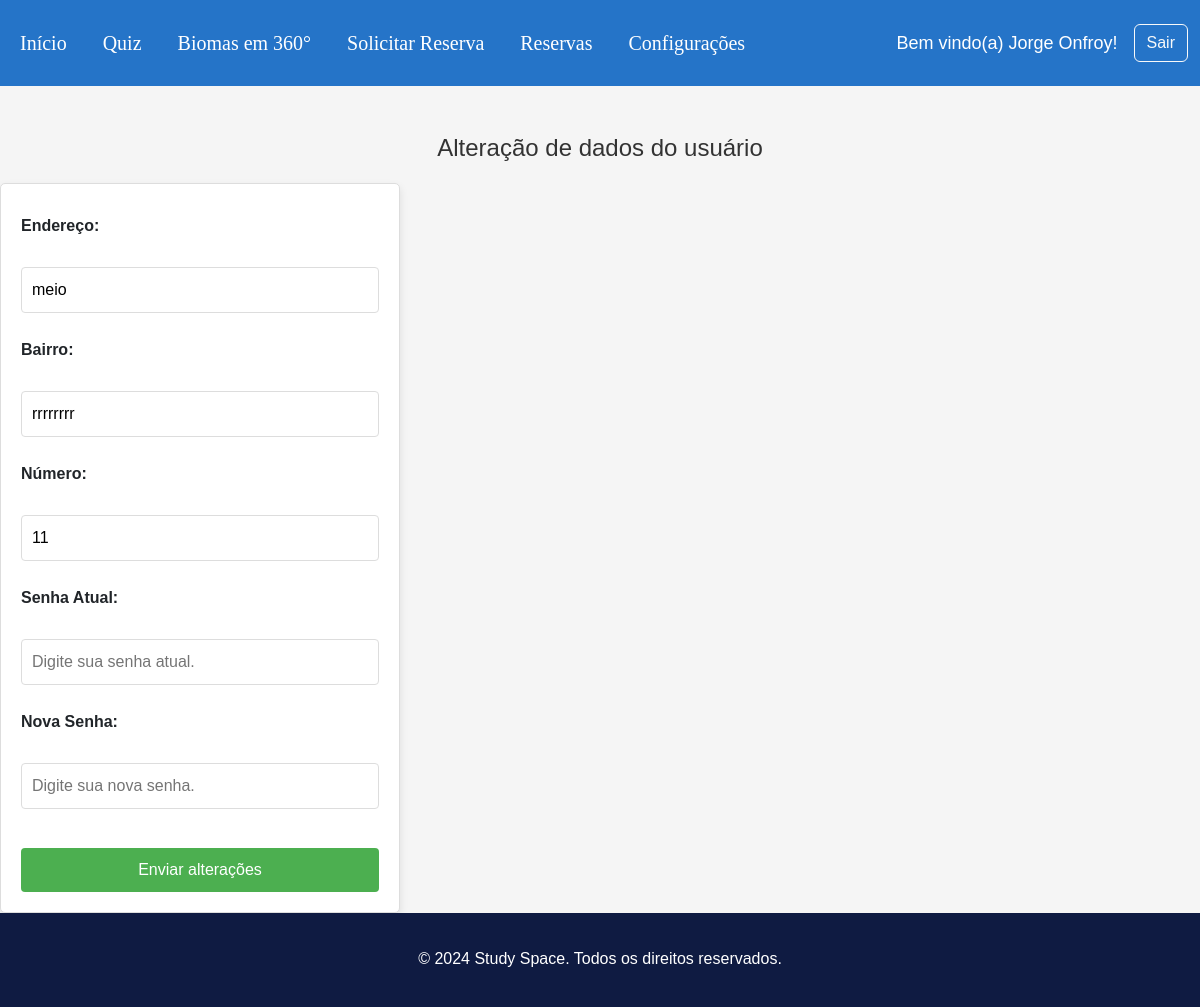
The page /usuario/alteracao_dados_usuario.php (signed in) on the database its author committed.
### tables this page shows
CREATE TABLE `usuarios` (
  `matricula` varchar(15) NOT NULL,
  `nome_completo` varchar(100) NOT NULL,
  `CPF` varchar(15) NOT NULL,
  `endereco` varchar(100) NOT NULL,
  `bairro` varchar(30) NOT NULL,
  `numero` int NOT NULL,
  `senha` varchar(255) NOT NULL,
  `foto_perfil` varchar(255) DEFAULT NULL
);

### usuario/alteracao_dados_usuario.php (the view, shortened to what this page needs)
<?php
include '../bd/conexao.php';
$login = $_SESSION['login'];
$sql = "SELECT * FROM usuarios WHERE matricula = '$login'";
$result = $conn->query($sql);
if ($result->num_rows > 0) {
    $row = $result->fetch_assoc();
    $endereco = $row['endereco'];
    $bairro = $row['bairro'];
    $numero = $row['numero'];
} else {
    echo "Usuário não encontrado.";
}
?>
<!DOCTYPE html>
<html lang="pt-BR">
<?php
include '../layout/head.php';
?>
<body>
    <?php
    include '../layout/cabecalho.php';
    ?>
    <br><br>
    <h1 class="h1_alteracao">Alteração de dados do usuário</h1>
    <form class="form_alteracao" action="../bd/update.php" method="POST" enctype="multipart/form-data">
        <label for="endereco">Endereço:</label><br>
        <input type="text" name="endereco" value="<?php echo $endereco; ?>" required><br>
        <label for="bairro">Bairro:</label><br>
        <input type="text" name="bairro" value="<?php echo $bairro; ?>" required><br>
        <label for="numero">Número:</label><br>
        <input type="text" name="numero" value="<?php echo $numero; ?>" required><br>
        <label for="senha_atual">Senha Atual:</label><br>
        <input type="password" name="senha_atual" required placeholder="Digite sua senha atual."><br>
        <label for="senha">Nova Senha:</label><br>
        <input type="password" name="senha" placeholder="Digite sua nova senha."><br><br>
        <button type="submit">Enviar alterações</button>
    </form>
    <?php
    include '../layout/footer.php';
    ?>
</body>
</html>

### layout/style_global.css (style rules this page uses)
body { font-family: Arial, sans-serif; margin: 0; padding: 0; background-color: #f5f5f5; }
h1, h2 { color: #333; }
h1 { color: #2E8B57; text-align: center; }
.h1_alteracao { color: #333; font-size: 24px; margin-bottom: 20px; }
.form_alteracao { background-color: #fff; padding: 20px; border: 1px solid #ddd; border-radius: 5px; max-width: 400px; width: 100%; box-shadow: 0 4px 8px rgba(0, 0, 0, 0.1); }
label { font-weight: bold; margin-top: 10px; display: block; }
input[type="text"], input[type="password"] { width: 100%; padding: 10px; margin-top: 5px; margin-bottom: 15px; border: 1px solid #ddd; border-radius: 4px; box-sizing: border-box; }
button { width: 100%; padding: 10px; background-color: #4CAF50; color: white; font-size: 16px; border: none; border-radius: 4px; cursor: pointer; }

### layout/footer.php (style rules this page uses)
body { display: flex; flex-direction: column; min-height: 100vh; margin: 0; }

### rows shown on the page
usuarios: endereco "meio", bairro "rrrrrrrr", numero "11"

### other values the page prints
$_SESSION['nome_completo'] "Jorge Onfroy"
